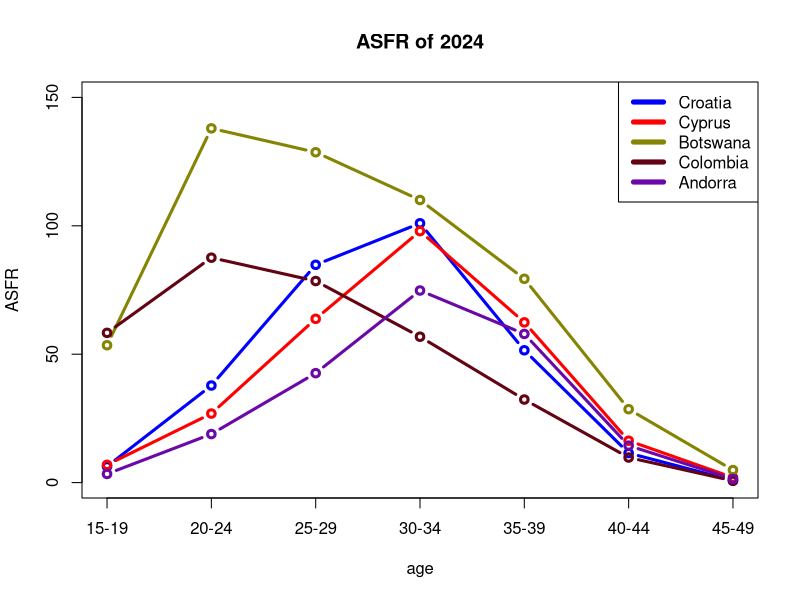
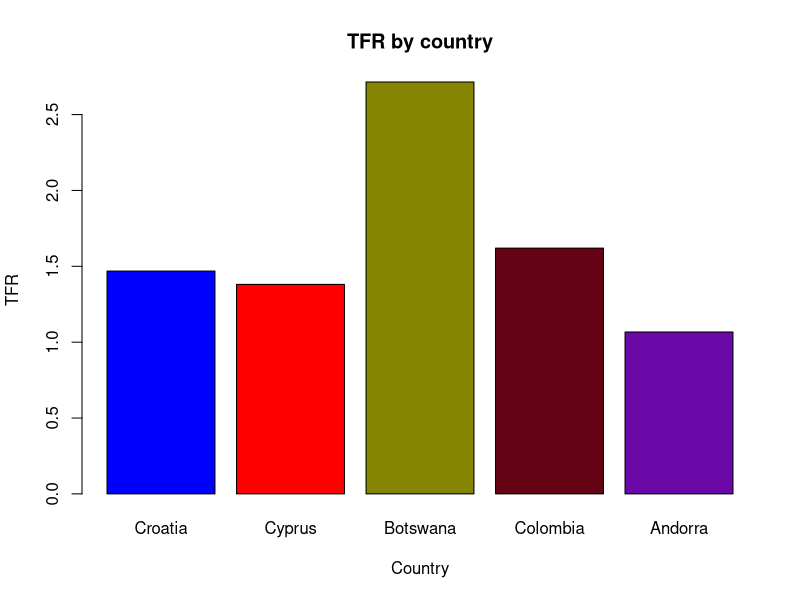
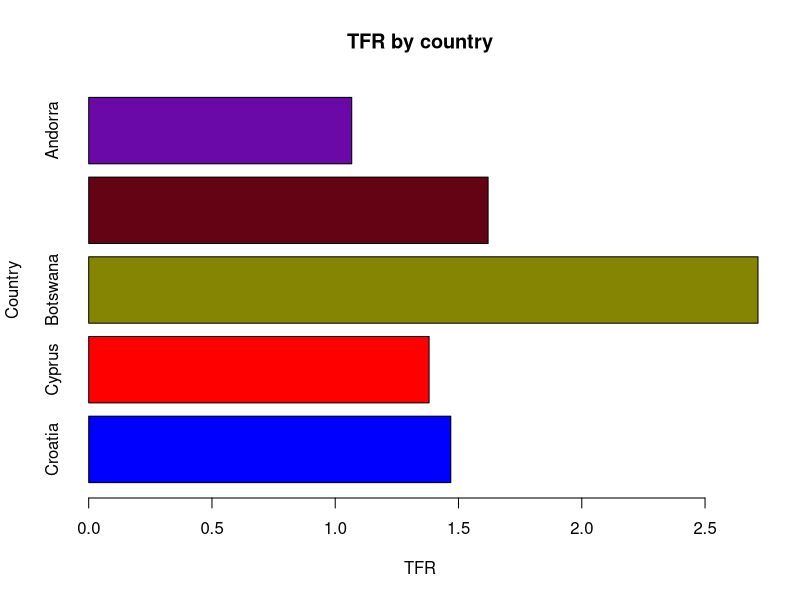

These charts were generated, in order, by the following R code:
setwd("D:/Colleage/Enviornmet/env2/1")
# activate liberaries
library(readxl)
library(ggplot2)
library(tidyr)
############ functions ############


adjusting_colnames <- function(df) { 
  # Merge the first 5 rows column-wise to form new column names
  merged_rows <- apply(X = df[1:5, ], MARGIN = 2, FUN = paste, collapse = ", ")
  
  # Adjust specific column names
  merged_rows[1] <- "country_id"
  merged_rows[2] <- "country_name"
  merged_rows[3] <- "year"
  
  # Rename the columns of the data frame
  names(df) <- merged_rows
  
  # Remove the first 5 rows used for column names
  df <- df[6:nrow(df), ]
  
  # Return the modified data frame
  return(df)
}


change_dtypes<- function(df){
  for (name in colnames(df)){
    if (name!="country_name"){
      df[[name]]=as.numeric(df[[name]])
    }
  }
  return(df)
}


extract_ages <- function(df) { # it takes the dataframe as an argument
  new_names <- c() # construct an empty vector
  for (i in names(df)) {
    m <- strsplit(i, ",") # to split each name 
    if (length(m[[1]]) == 1)  # to extract the age catagroy
    {
      
      new_names <- append(x = new_names, values = m[[1]], after = length(new_names))
      
    }else if (length(m[[1]]) > 1) 
    {
      trimmed <- trimws(m[[1]][3])
      new_names <- append(x = new_names, values = trimmed, after = length(new_names))
    }
  }
  return(new_names) # return vector after getting the required age group
}




# read the dataframes
women_df<- read_excel("women.xlsx",sheet = "Data",col_names = F)
births_df<-read_excel("births.xls",sheet = "Data",col_names = F)

#cleaning the dataframe

  women_df=adjusting_colnames(women_df)
  births_df=adjusting_colnames(births_df)
  
  names(births_df)<-extract_ages(births_df)
  names(women_df)<-extract_ages(women_df)
  
  women_df<-change_dtypes(women_df)
  births_df<-change_dtypes(births_df)

  
  
  
  
  #### building the main datframes #### 
  
  
  # building the ASFR dataframe
  ASFR <- data.frame()
  # both data frame has the same diamensions and the same data types
  for (col_name in names(births_df)) {
    if (col_name != "country_id" && col_name != "country_name" && col_name != "year") {
      ve <- ((births_df[col_name] / women_df[col_name])*1000)
      if (length(ASFR) == 0) {
        ASFR <- data.frame(ve)
      } else {
        ASFR <- cbind(ASFR, ve)
      }
    } else {
      if (length(ASFR) == 0) {
        ASFR <- data.frame(births_df[col_name])
      } else {
        ASFR <- cbind(ASFR, births_df[col_name])
      }
    }
  }
  numeric_col=names(ASFR)[c(-1,-2,-3)]
  cata_col=names(ASFR)[c(1,2,3)]
  
  
  
  # building the TFR dataframe
  TFR_df <- c()
  for (country_id in ASFR$country_id)
  {
    country_name <- ASFR[ASFR$country_id == country_id, ][[cata_col[2]]]
    value <- sum(ASFR[ASFR$country_id == country_id, numeric_col])
    v <- c((value*5)/1000)
    names(v) <- country_name
    if (length(TFR_df) == 0) {
      TFR_df <- v
    } else {
      TFR_df <- append(TFR_df, v, after = length(TFR_df))
    }
  }
  TFR_df <- data.frame(TFR_df)
  names(TFR_df) <- "TFR"
  
  
  
  #### ploting ####
  
  graph_asfr=t(ASFR[,seq(4,10)])
  graph_asfr<-data.frame(graph_asfr)
  colnames(graph_asfr) <- ASFR$country_name
  graph_asfr[,"age"]<-factor(row.names(graph_asfr))
  graph_asfr[,"age"]<- as.numeric(graph_asfr$age)
  
  
  plot(x = graph_asfr$age,
       y = graph_asfr$Croatia,
       xlab = "age",
       ylab = "ASFR",
       xaxt= "n",
       col="blue",
       type="b",
       main="ASFR of 2024",
       lwd=3,
       ylim = c(0, 150))
  
  axis(side = 1,at = graph_asfr$age,labels = row.names(graph_asfr))
  lines(x = graph_asfr$age,y= graph_asfr$Cyprus,col="red",type="b",lwd=3)
  lines(x = graph_asfr$age,y= graph_asfr$Botswana,col="#858503",type="b",lwd=3)
  lines(x = graph_asfr$age,y= graph_asfr$Colombia,col="#630313",type="b",lwd=3)
  lines(x = graph_asfr$age,y= graph_asfr$Andorra,col="#6b09a8",type="b",lwd=3)
  
  legend("topright",
         legend=c("Croatia","Cyprus","Botswana","Colombia","Andorra"),
         col=c("blue","red","#858503","#630313","#6b09a8"),
         lty = 1,lwd=5)
  
  
  
  
  selected_country_c=c(12,14,5,9,2)
  country_value=TFR_df[selected_country_c,]
  country_name=labels(TFR_df)[[1]][selected_country_c]
  bar_graph=data.frame(row.names = country_name, country_value)
  
  barplot(bar_graph$country_value,xlab = "Country",
          ylab = "TFR",
          names.arg = row.names(bar_graph),
          col = c("blue","red","#858503","#630313","#6b09a8"),
          main = "TFR by country")
  
  barplot(bar_graph$country_value,ylab = "Country",
          xlab = "TFR",
          names.arg = row.names(bar_graph),
          col = c("blue","red","#858503","#630313","#6b09a8"),
          main = "TFR by country",horiz = T)
  
  
  
  
  